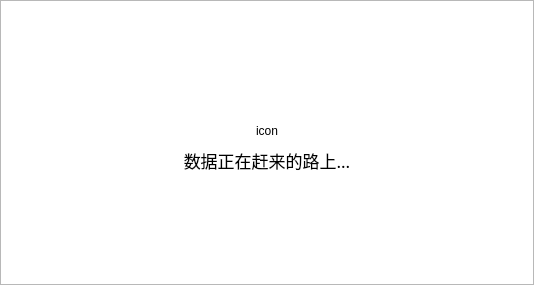
<?xml version="1.0" encoding="UTF-8"?>
<ui version="4.0">
 <class>loadFlashForm</class>
 <widget class="QWidget" name="loadFlashForm">
  <property name="geometry">
   <rect>
    <x>0</x>
    <y>0</y>
    <width>534</width>
    <height>285</height>
   </rect>
  </property>
  <property name="windowTitle">
   <string>Form</string>
  </property>
  <property name="styleSheet">
   <string notr="true">QWidget#loadFlashForm{
	background-color: rgb(255, 255, 255);
}
</string>
  </property>
  <layout class="QGridLayout" name="gridLayout_2">
   <property name="leftMargin">
    <number>0</number>
   </property>
   <property name="topMargin">
    <number>0</number>
   </property>
   <property name="rightMargin">
    <number>0</number>
   </property>
   <property name="bottomMargin">
    <number>0</number>
   </property>
   <item row="0" column="0">
    <widget class="QFrame" name="frame">
     <property name="frameShape">
      <enum>QFrame::StyledPanel</enum>
     </property>
     <property name="frameShadow">
      <enum>QFrame::Raised</enum>
     </property>
     <layout class="QGridLayout" name="gridLayout">
      <property name="leftMargin">
       <number>0</number>
      </property>
      <property name="topMargin">
       <number>0</number>
      </property>
      <property name="rightMargin">
       <number>0</number>
      </property>
      <property name="bottomMargin">
       <number>0</number>
      </property>
      <property name="verticalSpacing">
       <number>10</number>
      </property>
      <item row="0" column="0">
       <widget class="QLabel" name="label_18">
        <property name="text">
         <string>icon</string>
        </property>
        <property name="alignment">
         <set>Qt::AlignBottom|Qt::AlignHCenter</set>
        </property>
       </widget>
      </item>
      <item row="1" column="0">
       <widget class="QLabel" name="label_17">
        <property name="font">
         <font>
          <family>微软雅黑</family>
          <pointsize>13</pointsize>
         </font>
        </property>
        <property name="text">
         <string>数据正在赶来的路上...</string>
        </property>
        <property name="alignment">
         <set>Qt::AlignHCenter|Qt::AlignTop</set>
        </property>
        <property name="wordWrap">
         <bool>true</bool>
        </property>
       </widget>
      </item>
     </layout>
    </widget>
   </item>
  </layout>
 </widget>
 <resources/>
 <connections/>
</ui>
